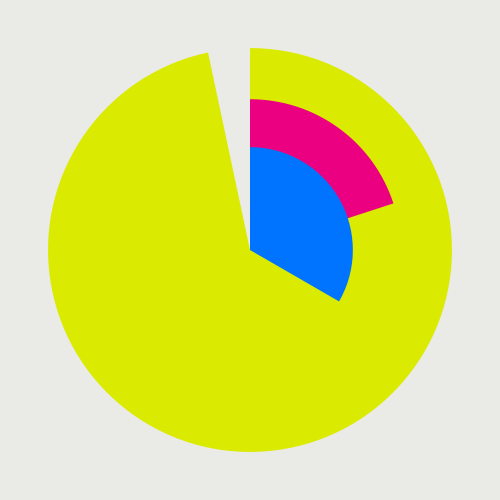
Frame 1 (no input)
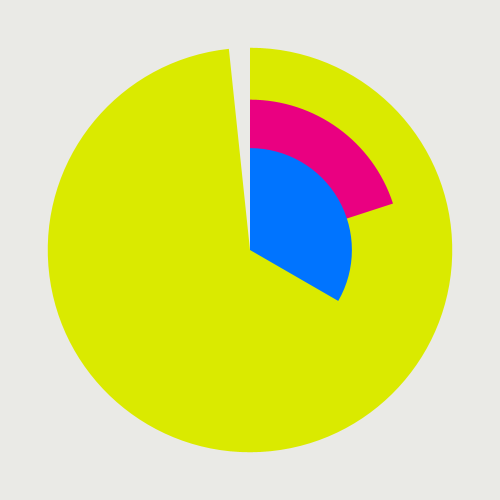
Frame 60 (the mouse pressed at the canvas centre just before this capture)
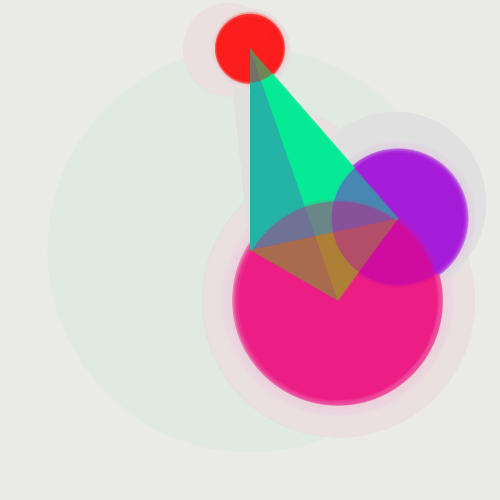
Frame 120 (the mouse held since frame 60 and released just before this capture)

The Processing sketch that drew these frames (run headless with seeded random() and noise(); from frame 60 on, the mouse is pressed at the canvas centre):

// Processing sketch: processing_141742
// ── processing_141742.pde

float sz;
float a;
float varA;
float ruido=0.009;
float varSz;
float ruidoSz=0.009;
PVector segundos = new PVector(0, 0);
PVector minutos = new PVector(0, 0);
PVector horas = new PVector(0, 0);
float segundos_x2;
float segundos_y2;
float angle_s = 0;
float angle_m = 0;
float angle_h = 0;
float radius_s;
float radius_m;
float radius_h;
//  S E T U P 
void setup() {
  background(234, 234, 230);
  size(500, 500);
  smooth();
  frameRate(60);
}
// D R A W 
void draw() {
  fill(255, 0, 0);
  radius_s=random(200, 203);
  radius_m=random(150, 153);
  radius_h=random(100, 103);
  
  if (mousePressed) {
    relojLineas();
  }
  else {
    relojArcos();
  }
}

///A
void relojLineas () {
  fill(234, 234, 230, 20);
  rectMode(CENTER);
  rect(width/2, height/2, width, height);
  varA+=ruido;
  a=noise(varA)*200;
  varSz+=ruido;
  sz=noise(varSz)*150;

  angle_s = map(second(), 0, 60, 0, -TWO_PI);
  angle_s += PI;
  segundos.x = width/2 + (radius_s * sin(angle_s));
  segundos.y = height/2 + (radius_s * cos(angle_s));

  angle_m = map(minute(), 0, 60, 0, -TWO_PI);
  angle_m += PI;
  minutos.x = width/2 + (radius_m * sin(angle_m));
  minutos.y = height/2 + (radius_m * cos(angle_m));

  angle_h = map(hour()%12, 0, 12, 0, -TWO_PI);
  angle_h += PI;
  horas.x = width/2 + (radius_h * sin(angle_h));
  horas.y = height/2 + (radius_h * cos(angle_h));
  noStroke();
  fill(143, 0, 222, a*2);
  triangle(width/2, height/2, segundos.x, segundos.y, horas.x, horas.y);
  noStroke();
  fill(0, 234, 146, a*2);
  triangle(width/2, height/2, segundos.x, segundos.y, minutos.x, minutos.y);
  noStroke();
  fill(125, 222, 0, a*2);
  triangle(width/2, height/2, horas.x, horas.y, minutos.x, minutos.y);
  noStroke();
  fill(255, 0, 0, a);
  ellipse(segundos.x, segundos.y, sz, sz);
  noStroke();
  fill(156, 0, 214, a);
  ellipse(minutos.x, minutos.y, sz*2, sz*2);
  noStroke();
  fill(237, 0, 119, a);
  ellipse(horas.x, horas.y, sz*3, sz*3);
}

///B
void relojArcos () {
  /////- - s e g u n d o s
  // mapeo de valores
  background(234, 234, 230);
  angle_s = map(second(), 0, 60, 0, -TWO_PI);
  angle_s += PI;
  // coordenadas x,y
  segundos.x = width/2 + (radius_s * sin(angle_s));
  segundos.y = height/2 + (radius_s * cos(angle_s));
  // - - - - - - m i n u t o s
  // mapeo de valores
  angle_m = map(minute(), 0, 60, 0, -TWO_PI);
  angle_m += PI;
  //coordenadas
  minutos.x = width/2 + (radius_m * sin(angle_m));
  minutos.y = height/2 + (radius_m * cos(angle_m));
  // - - - - - - - h o r a s 
  // mapeo de valores
  angle_h = map(hour()%12, 0, 12, 0, -TWO_PI);
  angle_h += PI;
  //coordenadas
  horas.x = width/2 + (radius_h * sin(angle_h));
  horas.y = height/2 + (radius_h * cos(angle_h));
  // - - - - - -  a r c o s - - - - - 
  // sec
  noStroke();  
  fill(218, 234, 0);
  arc(width/2, height/2, radius_s*2, radius_s*2, -PI/2, -angle_s+PI/2);
  fill(86, 147, 141);
  //min
  noStroke();
  fill(234, 0, 129);
  arc(width/2, height/2, radius_m*2, radius_m*2, -PI/2, -angle_m+PI/2);
  fill(86, 147, 141);
  //hr
  noStroke();
  fill(0, 116, 255);
  arc(width/2, height/2, radius_h*2, radius_h*2, -PI/2, -angle_h+PI/2);
}
